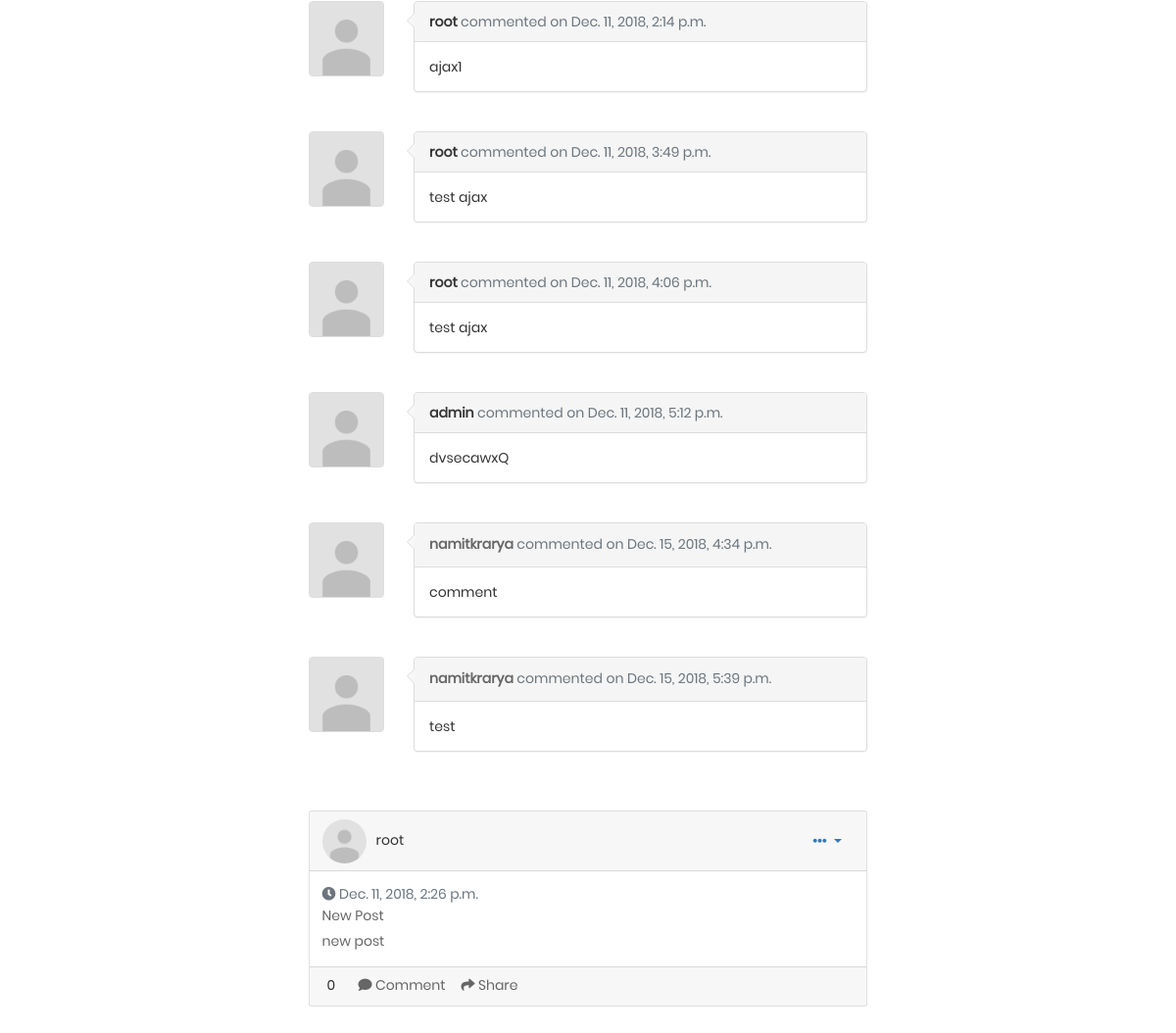
/posts/2 (lower part), run on an earlier commit of the app's database.
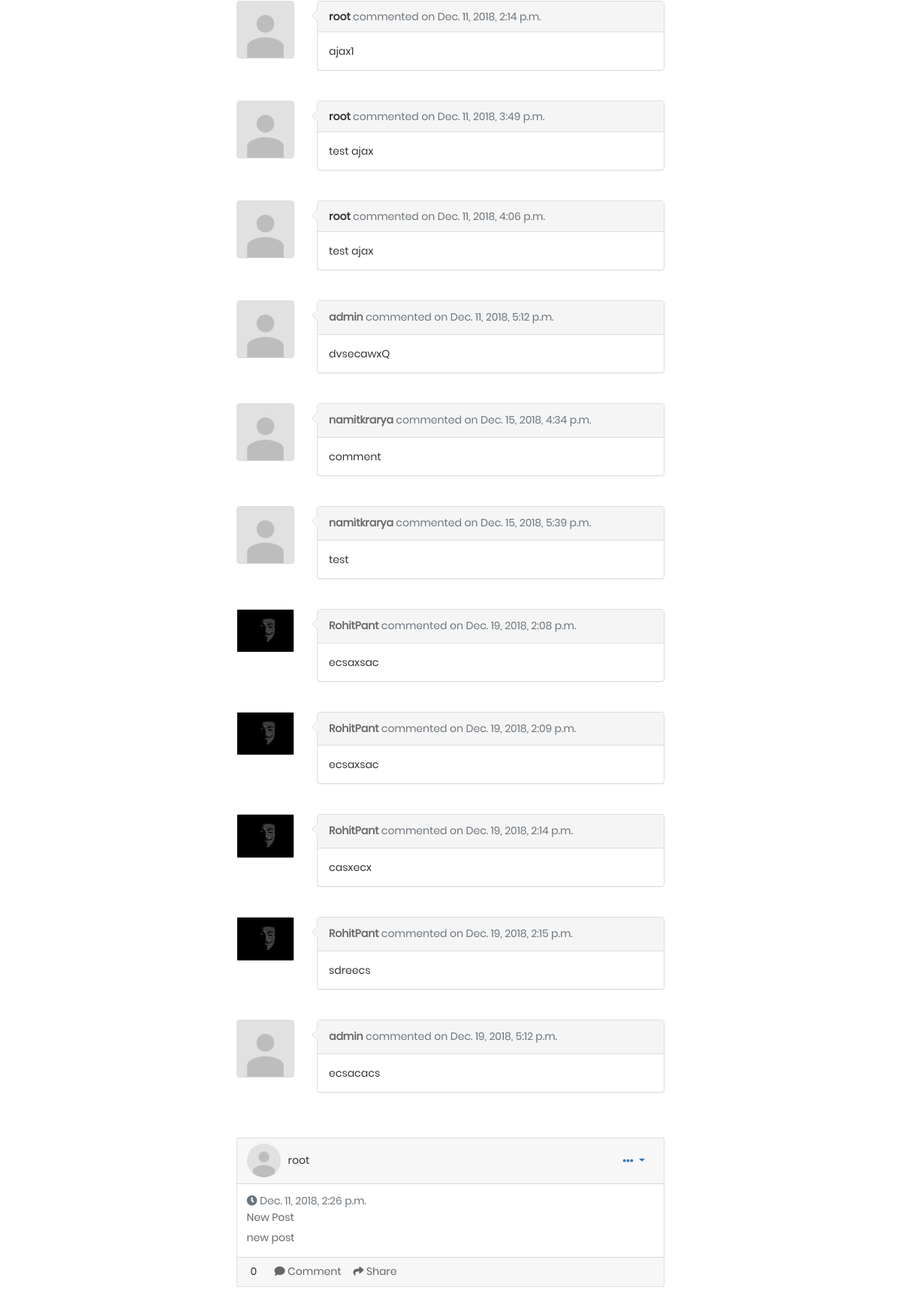
And on a later commit of the database.
### profiles/models.py (models this page shows, shortened)
class Comment(models.Model):
    content = models.TextField()
    created_on = models.DateTimeField(auto_now_add=True)
    author = models.ForeignKey(User,on_delete=models.CASCADE)
    post = models.ForeignKey(Post, related_name='comments', on_delete=models.CASCADE)

class Profile(models.Model):
    department = models.CharField(max_length=3, choices=DEPARTMENTS, blank=True, help_text='Department')
    age = models.IntegerField()
    first_name = models.CharField(max_length=255)
    last_name = models.CharField(max_length=255)
    degree = models.CharField(max_length=6, choices=DEGREES, blank=True, help_text='Degree')
    description = models.CharField(max_length=255, blank=True)
    profile_picture = models.ImageField(upload_to='images/profile_pictures',
                                        default="images/profile_pictures/default.png")
    city = models.CharField(max_length=255)
    user = models.ForeignKey(User, related_name='profile', on_delete=models.CASCADE, null=True)
    admin_of_courses = models.ManyToManyField(Course, related_name='courses')
    admin = models.BooleanField(default=False)

class Post(models.Model):
    title = models.CharField(max_length=255)
    content = models.TextField()
    created_on = models.DateTimeField(auto_now_add=True)
    author = models.ForeignKey(User, related_name='author',on_delete=models.CASCADE)
    upvote = models.ManyToManyField(User, related_name='upvotes')
    downvote = models.ManyToManyField(User, related_name='downvotes')
    vote_count = models.IntegerField(default = 0)

### profiles/views.py (the view)
# urls.py: url(r'^posts/(?P<pk>\d+)$', views.user_posts, name='user_posts'),
def user_posts(request, pk):
	user = User()
	user = User.objects.get(id=pk)
	posts = Post.objects.filter(author=user)
	template_data = {'posts' : posts, 'profile': True}
	return render(request, 'home.html', template_data)

### profiles/templates/home.html (shortened to what this page needs)
{% extends "base.html" %}
{% block content %}
    {% load static %}
    <link rel="stylesheet" type="text/css" href="{% static 'css/upload.css' %}">
    <div class="container-fluid gedf-wrapper">
        <div class="row">
            <div class="col-md-3">
            </div>
            <div class="col-md-6 gedf-main">
                <br><br>
                <div class="posts">
                    {% include "post.html" with posts=posts %}
                </div>
            </div>
            <div class="col-md-3">
            </div>
        </div>
    </div>
{% endblock  %}

### profiles/templates/post.html (shortened to what the changed rows need)
{% block post %}
    {% load static %}
    <link rel="stylesheet" type="text/css" href="{% static 'css/main.css' %}">
    {% for post in posts %}
        <div class="card gedf-card">
            <div class="card-header">
                <div class="d-flex justify-content-between align-items-center">
                    <div class="d-flex justify-content-between align-items-center">
                        <div class="mr-2">
                            {% if post.author.profile.all.count == 0 %}
                                <img class="rounded-circle" width="45" src="{% static 'images/default.png' %}"/>
                            {% else %}
                                {% for profile in post.author.profile.all %}
                                    <img class="rounded-circle" width="45" src="{{profile.profile_picture.url}}">
                                {% endfor %}
                            {% endif %}
                        </div>
                        <div class="ml-2">
                            {% if post.author.profile.all.count != 0 %}
                                <div class="h5 m-0"><a href="{% url 'profile-detail' post.author.id %}">{{ post.author.username }}</a></div>
                            {% else %}
                                <div class="h5 m-0">{{ post.author.username }}</div>
                            {% endif %}
                        </div>
                    </div>
                    <div>
                        <div class="dropdown">
                            <button class="btn btn-link dropdown-toggle" type="button" id="gedf-drop1" data-toggle="dropdown" aria-haspopup="true" aria-expanded="false">
                                <i class="fa fa-ellipsis-h"></i>
                            </button>
                        </div>
                    </div>
                </div>
            </div>
            <div class="card-body">
                <div class="text-muted h7 mb-2"> <i class="fa fa-clock-o"></i> {{ post.created_on }}</div>
                <a class="card-link" href="{% url 'post-detail' post.id %}">
                    <h5 class="card-title">{{ post.title }}</h5>
                </a>
                <p class="card-text">
                    {{ post.content }}
                </p>
            </div>
            <div class="card-footer">
                <span id="votes-{{post.id}}" style="padding-right: 20px; padding-left: 5px;">{{ post.vote_count }}</span>
                <a href="#" class="card-link"><i class="fa fa-comment"></i> Comment</a>
                <a href="#" class="card-link"><i class="fa fa-mail-forward"></i> Share</a>
            </div>
        </div>
        <br>
        <div id="comments-{{post.id}}">
        {% for comment in post.comments.all %}
            <div class="row">
                <div class="col-sm-auto">
                    <div class="thumbnail">
                        {% if comment.author.profile.all.count == 0 %}
                            <img class="img-responsive user-photo" height="75px" width="75px" src="{% static 'images/default.png' %}"/>
                        {% else %}
                            {% for profile in comment.author.profile.all %}
                                <img class="img-responsive user-photo" src="{{profile.profile_picture.url}}">
                            {% endfor %}
                        {% endif %}
                    </div>
                </div>
                <div class="col">
                    <div class="panel panel-default">
                        <div class="panel-heading">
                        {% if comment.author.profile.all.count != 0 %}
                            <a href="{% url 'profile-detail' comment.author.id %}"><strong>{{comment.author}}</strong></a> <span class="text-muted">commented on {{comment.created_on}}</span>
                        {% else %}
                            <strong>{{comment.author}}</strong> <span class="text-muted">commented on {{comment.created_on}}</span>
                        {% endif %}
                        </div>
                        <div class="panel-body">
                            {{comment.content}}
                        </div>
                    </div>
                </div>
            </div>
            <br>
        {% endfor %}
        <br>
        </div>
    {% endfor %}
{% endblock %}

What changed in the data, as far as the page shows it:
added Profile: profile_picture (placeholder picture)
added Comment: author "RohitPant", created_on "Dec. 19, 2018, 2:08 p.m.", content "ecsaxsac", shown under Post (number 1 of 2 on the later page)
now on this page (row unchanged): Profile: profile_picture (picture)
added Comment: author "RohitPant", created_on "Dec. 19, 2018, 2:09 p.m.", content "ecsaxsac", shown under Post (number 1 of 2 on the later page)
added Comment: author "RohitPant", created_on "Dec. 19, 2018, 2:14 p.m.", content "casxecx", shown under Post (number 1 of 2 on the later page)
added Comment: author "RohitPant", created_on "Dec. 19, 2018, 2:15 p.m.", content "sdreecs", shown under Post (number 1 of 2 on the later page)
added Comment: author "admin", created_on "Dec. 19, 2018, 5:12 p.m.", content "ecsacacs", shown under Post (number 1 of 2 on the later page)
